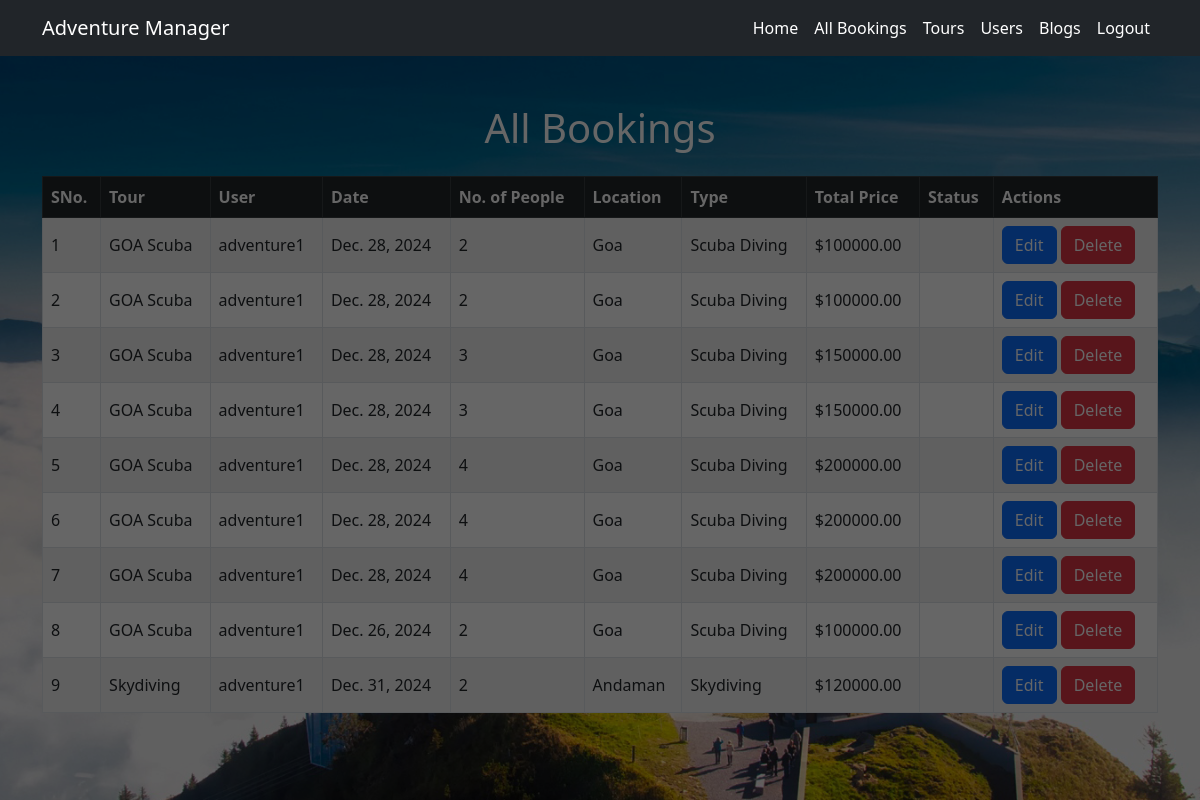
Before: /manager/bookings/ with the older database file.
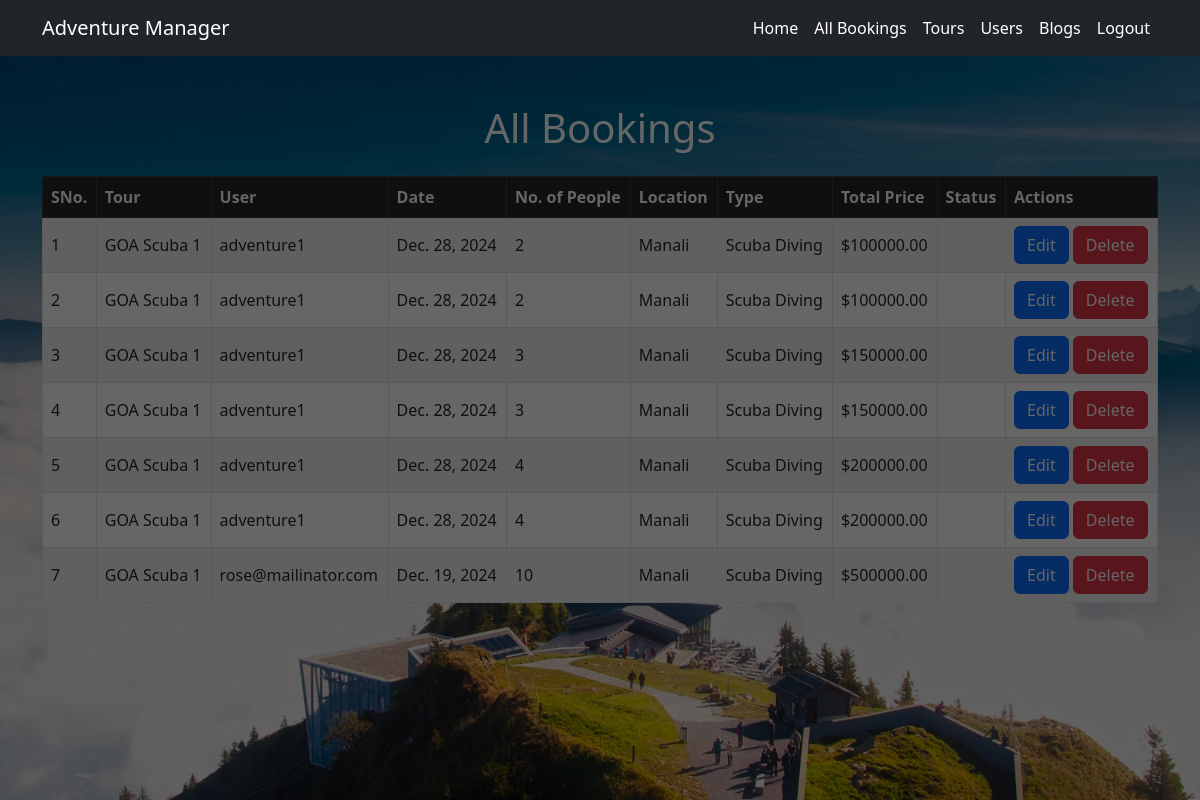
After: the same page with the newer database file.
### Tour/models.py (models this page shows, shortened)
class UserBooking(models.Model):
    user = models.ForeignKey(User, on_delete=models.CASCADE)
    tour = models.ForeignKey(Tour, on_delete=models.CASCADE)
    date = models.DateField()
    num_people = models.PositiveIntegerField(default=1)
    total_price = models.DecimalField(max_digits=10, decimal_places=2)
    status = models.CharField(max_length=20, choices=[('Pending', 'Pending'), ('Confirmed', 'Confirmed')])

### Manager/models.py (models this page shows, shortened)
class Tour(models.Model):
    LOCATION_CHOICES = [
        ('Manali', 'Manali'),
        ('Goa', 'Goa'),
        ('Jaipur', 'Jaipur'),
        ('Leh', 'Leh'),
        ('Rishikesh', 'Rishikesh'),
        ('Kerala', 'Kerala'),
        ('Andaman', 'Andaman'),
        ('Darjeeling', 'Darjeeling'),
        ('Shimla', 'Shimla'),
        ('Varanasi', 'Varanasi'),
    ]
    ADVENTURE_CHOICES = [
        ('Hiking', 'Hiking'),
        ('Scuba Diving', 'Scuba Diving'),
        ('Safari', 'Safari'),
        ('Skydiving', 'Skydiving'),
        ('Camping', 'Camping'),
        ('City Tour', 'City Tour'),
        ('Rafting', 'Rafting'),
    ]
    title = models.CharField(max_length=100)
    description = models.TextField()
    location = models.CharField(max_length=100, choices=LOCATION_CHOICES)
    adventure_type = models.CharField(max_length=100, choices=ADVENTURE_CHOICES)
    price = models.DecimalField(max_digits=8, decimal_places=2)
    start_date = models.DateField()
    end_date = models.DateField()
    created_by = models.ForeignKey(User, on_delete=models.CASCADE)
    max_group_size = models.PositiveIntegerField()
    itinerary = models.TextField(blank=True)
    image = models.ImageField(upload_to='tours/images/', blank=True, null=True)

### Manager/views.py (the view)
# urls.py: path('bookings/', views.BookingListView.as_view(), name='booking_list'),
class BookingListView(ListView):
    model = UserBooking
    template_name = 'manager/booking_list.html'
    context_object_name = 'bookings'
    def get_queryset(self):
        return UserBooking.objects.all()

### Templates/manager/booking_list.html
{% extends 'manager/manager_base.html' %}
{% load static %}
{% block content %}
<div class="container my-5">
    <h1 class="text-center mb-4">All Bookings</h1>
    <div class="table-responsive">
        <table class="table table-striped table-bordered align-middle">
            <thead class="table-dark">
                <tr>
                    <th scope="col">SNo.</th>
                    <th scope="col">Tour</th>
                    <th scope="col">User</th>
                    <th scope="col">Date</th>
                    <th scope="col">No. of People</th>
                    <th scope="col">Location</th>
                    <th scope="col">Type</th>
                    <th scope="col">Total Price</th>
                    <th scope="col">Status</th>
                    <th scope="col">Actions</th>
                </tr>
            </thead>
            <tbody>
                {% for booking in bookings %}
                <tr>
                    <td>{{ forloop.counter }}</td>
                    <td>{{ booking.tour.title }}</td>
                    <td>{{ booking.user.username}}</td>
                    <td>{{ booking.date }}</td>
                    <td>{{ booking.num_people }}</td>
                    <td>{{ booking.tour.location }}</td>
                    <td>{{ booking.tour.adventure_type }}</td>
                    <td>${{ booking.total_price }}</td>
                    <td>{{ booking.status }} </td>
                    <td>
                        <a class="btn btn-primary" href="{% url 'manager:edit_booking' booking.id %}">
                            Edit
                        </a>
                        <a class="btn btn-danger" href="{% url 'manager:delete_booking' booking.id %}">
                            Delete
                        </a>
                    </td>
                </tr>
                {% endfor %}
            </tbody>
        </table>
    </div>
</div>
{% endblock %}

Changed rows visible on the page:
removed UserBooking: tour "GOA Scuba", user.username "adventure1", date "Dec. 28, 2024", num_people "4", tour.location "Goa", tour.adventure_type "Scuba Diving", total_price "200000.00"
removed UserBooking: tour "GOA Scuba", user.username "adventure1", date "Dec. 26, 2024", num_people "2", tour.location "Goa", tour.adventure_type "Scuba Diving", total_price "100000.00"
removed UserBooking: tour "Skydiving", user.username "adventure1", date "Dec. 31, 2024", num_people "2", tour.location "Andaman", tour.adventure_type "Skydiving", total_price "120000.00"
changed through a linked row, UserBooking (number 1 of 7 on the later page): tour "GOA Scuba" → "GOA Scuba 1"; tour.location "Goa" → "Manali"
changed through a linked row, UserBooking (number 2 of 7 on the later page): tour "GOA Scuba" → "GOA Scuba 1"; tour.location "Goa" → "Manali"
changed through a linked row, UserBooking (number 3 of 7 on the later page): tour "GOA Scuba" → "GOA Scuba 1"; tour.location "Goa" → "Manali"
changed through a linked row, UserBooking (number 4 of 7 on the later page): tour "GOA Scuba" → "GOA Scuba 1"; tour.location "Goa" → "Manali"
changed through a linked row, UserBooking (number 5 of 7 on the later page): tour "GOA Scuba" → "GOA Scuba 1"; tour.location "Goa" → "Manali"
changed through a linked row, UserBooking (number 6 of 7 on the later page): tour "GOA Scuba" → "GOA Scuba 1"; tour.location "Goa" → "Manali"
added UserBooking: tour "GOA Scuba 1", user.username "rose@mailinator.com", date "Dec. 19, 2024", num_people "10", tour.location "Manali", tour.adventure_type "Scuba Diving", total_price "500000.00"
